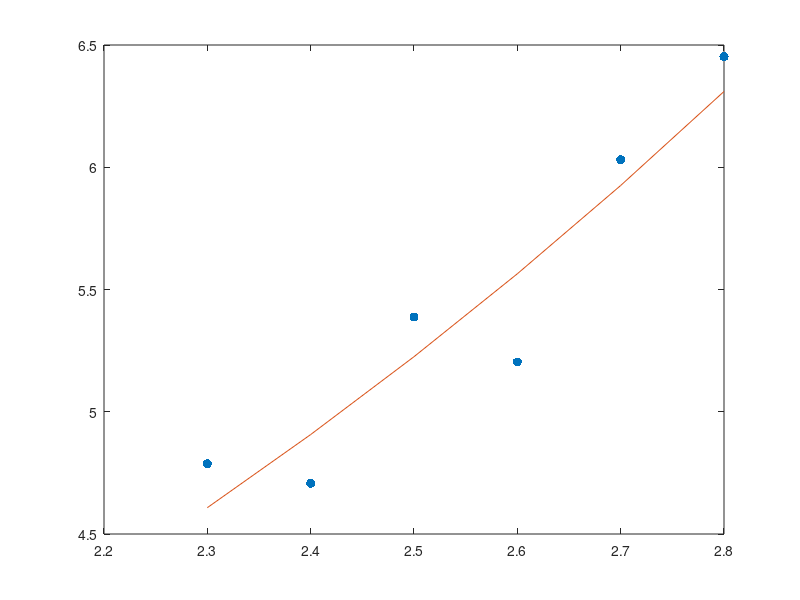

Here is the MATLAB script that generated this plot:
clear

x=2.3:0.1:2.8;
y=[4.7873,4.7079,5.3873,5.2038,6.0311,6.4525];

z=1.0849.*exp(0.6288.*x);
plot(x,y,'.','MarkerSize',20);
hold on
plot(x,z)